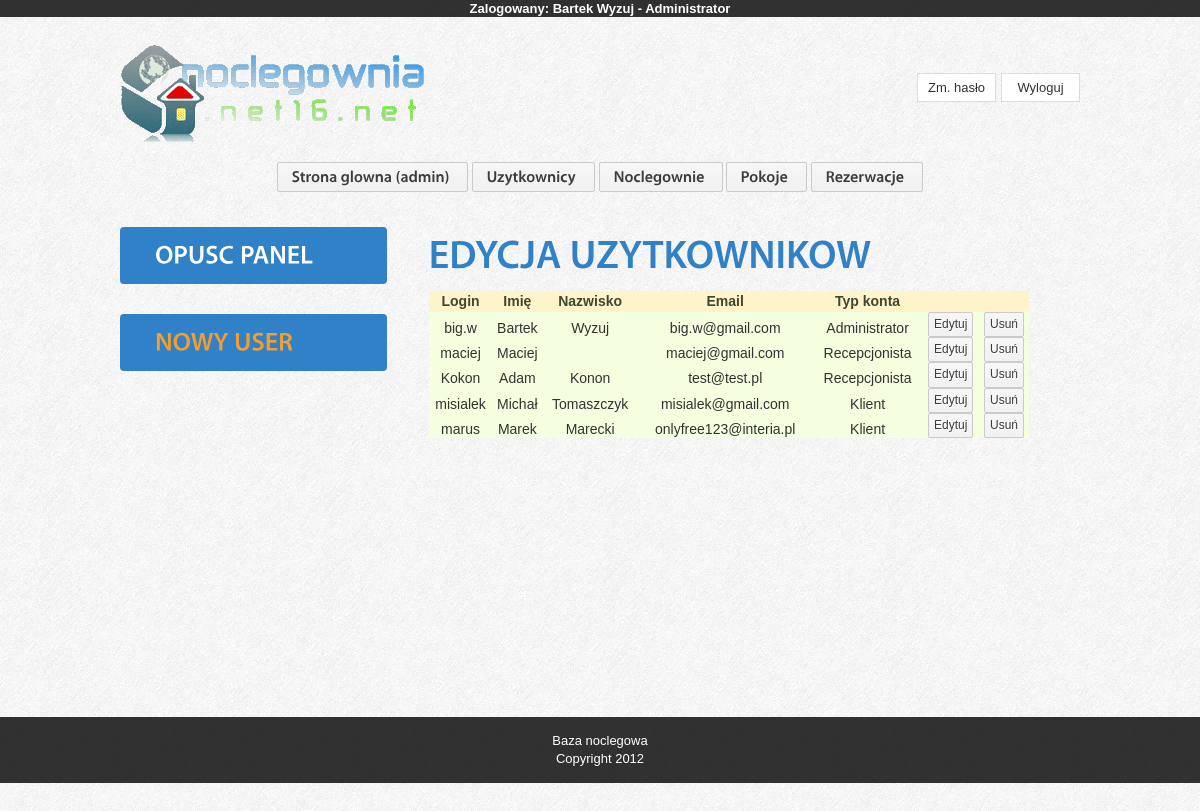
Page /admin/uzytkownicy.php (signed in) on the committed database.
### tables this page shows
CREATE TABLE `uzytkownik` (
  `id` int(10) unsigned NOT NULL AUTO_INCREMENT,
  `typ_konta` int(11) NOT NULL DEFAULT '30',
  `imie` varchar(100) NOT NULL,
  `nazwisko` varchar(100) NOT NULL,
  `login` varchar(30) NOT NULL,
  `haslo` varchar(50) NOT NULL,
  `email` varchar(100) NOT NULL,
  `kod` varchar(32) NOT NULL,
  `data` datetime NOT NULL,
  `status` tinyint(1) DEFAULT '0',
  `id_miejsce` int(10) DEFAULT NULL COMMENT 'id miejsca pracy. Swojej noclegowni',
  PRIMARY KEY (`id`)
);

### public_html/admin/users.php (the view, shortened to what this page needs)
<?php
if(isset($_GET['start'])){
	$start = $_GET['start'];}else{$start = 0;}
	$na_stronie = 10;
	$sql="SELECT * FROM uzytkownik ORDER BY typ_konta LIMIT ".($start).",".$na_stronie."";
	$wynik1=mysql_query($sql);
	echo '<table class="table" width="600">
		<tr align="center">
			<th class="th">Login</th>
			<th class="th">Imię</th>
			<th class="th">Nazwisko</th>
			<th class="th">Email</th>
			<th class="th">Typ konta</th>
			<th class="th"></th>
			<th class="th"></th>
		</tr>';
if( mysql_num_rows( $wynik1 ) > 0){
while($result=mysql_fetch_assoc($wynik1)){
if($result["typ_konta"] == 10){$user='Administrator';}
if($result["typ_konta"] == 20){$user='Recepcjonista';}
if($result["typ_konta"] == 30){$user='Klient';}
echo '<tr align="center">
		<td class="td">'.$result["login"].'</td>
		<td class="td">'.$result["imie"].'</td>
		<td class="td">'.$result["nazwisko"].'</td>
		<td class="td">'.$result["email"].'</td>
		<td class="td">'.$user.'</td>
		<td class="td2"><a class="user" href="adm_zarzadzanie/uzytkownik_zmien_da.php?id='.$result['id'].'"><button>Edytuj</button></a></td>
		<td class="td2"><a href="adm_zarzadzanie/uzytkownik_usun.php?id='.$result['id'].'"><button>Usuń</button></a></td>
	</tr>';
												}
												}	echo '</table><br /><br /><hr>';
?>

### public_html/include/belka.php (shortened to what this page needs)
<?php
if(@$_SESSION['zalogowany']==1){
$login = $_SESSION['login'];
$user = '';
$typ_konta=(mysql_query("SELECT * FROM uzytkownik WHERE login='$login' AND typ_konta=10"));
if (mysql_num_rows($typ_konta) == 1){
$user = '- Administrator';}
$inf=mysql_query("SELECT * FROM uzytkownik WHERE login='$login'");
$info=mysql_fetch_assoc($inf);
echo '<table border="0" cellpadding="0" cellspacing="0" style="table-layout:fixed; 	text-align: center; color: #FFFFFF; background:url(images/bg_footer.jpg); width:100%;">
<td><strong>Zalogowany: '.$info['imie'].' '.$info['nazwisko'].' '.$user.'</strong></td></table>';
}
?>

### public_html/button/stylesheets/css3buttons.css (style rules this page uses)
﻿a.button, button { display: inline-block; padding: 5px; font-family: 'lucida grande', tahoma, verdana, arial, sans-serif; font-size: 12px; color: #3C3C3D; text-shadow: 1px 1px 0 #FFFFFF; background: #ECECEC url('../images/css3buttons_backgrounds.png') 0 0 no-repeat; white-space: nowrap; overflow: visible; cursor: pointer; text-decoration: none; border: 1px solid #CACACA; -webkit-border-radius: 2px; -moz-border-radius: 2px; border-radius: 2px; outline: none; position: relative; zoom: 1; line-height: 1.11; *display: inline; *vertical-align: middle; }
button { margin-left: 0; margin-right: 0; *padding: 5px 5px 3px 5px; }

### public_html/css/style.css (style rules this page uses)
body { background:url(../images/bg.jpg) top center repeat;border:0;font:13px Arial, Helvetica, sans-serif;color:#323232;line-height:17px }
body, html { height:100% }
a { color:#f09e2f;text-decoration:underline;outline:none }

### public_html/admin/users.php (style rules this page uses)
.th { background: #FFF3C9; color: #414632; font-size:14px; padding: 2px 6px 2px 6px; }
.td { text-align: center; background: #F4FFE0; font-size:14px; padding: 8px 0px 0px 0px; }
.td2 { text-align: center; background: #F4FFE0; font-size:14px; }
.table { background: #D0C6A4 }

### rows in the picture
uzytkownik: imie "Bartek", nazwisko "Wyzuj", login "big.w", email "big.w@gmail.com", typ_konta "Administrator"
uzytkownik: login "maciej", imie "Maciej", email "maciej@gmail.com", typ_konta "Recepcjonista"
uzytkownik: login "Kokon", imie "Adam", nazwisko "Konon", email "test@test.pl", typ_konta "Recepcjonista"
uzytkownik: login "misialek", imie "Michał", nazwisko "Tomaszczyk", email "misialek@gmail.com", typ_konta "Klient"
uzytkownik: login "marus", imie "Marek", nazwisko "Marecki", email "onlyfree123@interia.pl", typ_konta "Klient"

### other values in the picture
$user "- Administrator"
